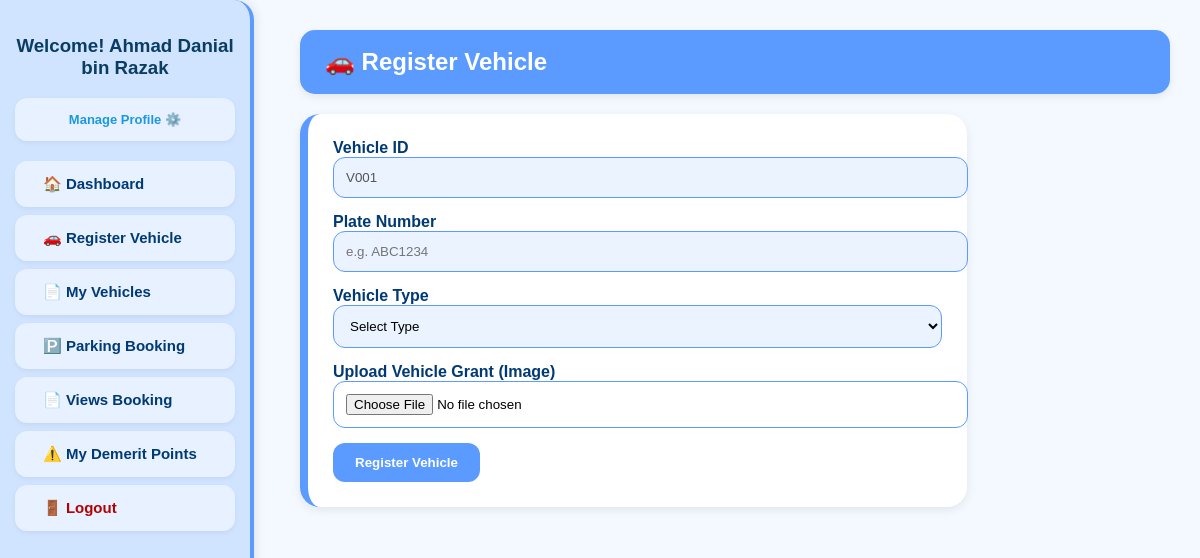
Before: /Module1/student_vehicle_registration.php (signed in) with the older database file.
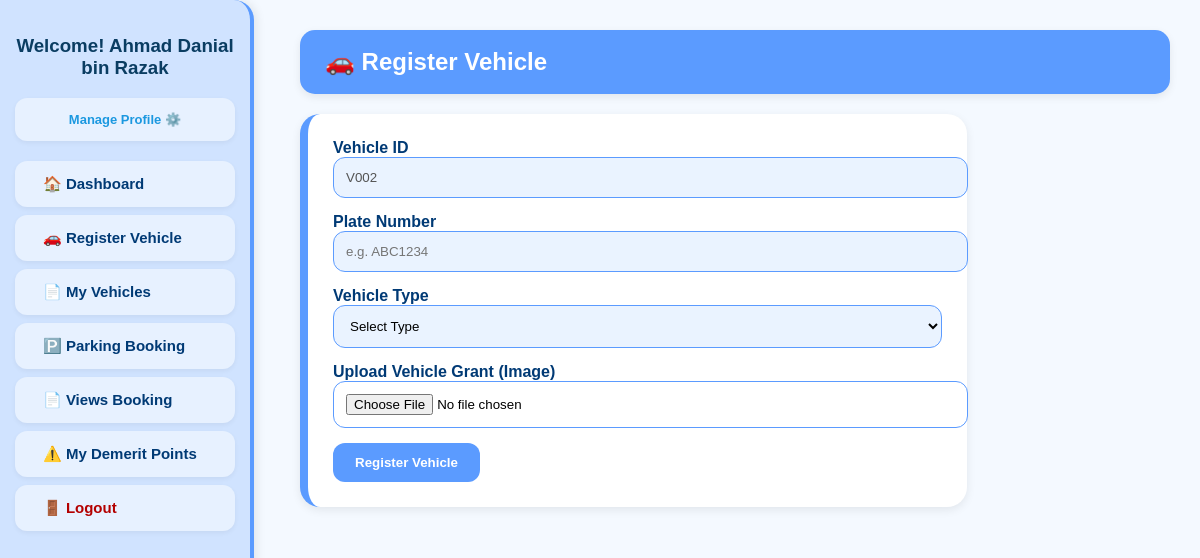
After: the same page with the newer database file.
### tables this page shows
CREATE TABLE `vehicle` (
  `VehicleID` varchar(10) NOT NULL,
  `PlateNumber` varchar(15) NOT NULL,
  `VehicleType` varchar(15) DEFAULT NULL,
  `VehicleGrant` varchar(100) DEFAULT NULL,
  `ApprovalStatus` varchar(15) DEFAULT 'Pending',
  `UserID` varchar(10) DEFAULT NULL,
  `ApprovedBy` varchar(10) DEFAULT NULL
);

### Module1/student_vehicle_registration.php (the view, shortened to what this page needs)
<?php
require_once '../config.php';
$getLast = mysqli_fetch_assoc(mysqli_query($conn, "
    SELECT VehicleID FROM Vehicle ORDER BY VehicleID DESC LIMIT 1
"));
if ($getLast) {
    $num = intval(substr($getLast['VehicleID'], 1)) + 1;
    $newVehicleID = "V" . str_pad($num, 3, "0", STR_PAD_LEFT);
} else {
    $newVehicleID = "V001";
}
?>
<!DOCTYPE html>
<html>
<head>
    <link rel="stylesheet" href="../templates/student_style.css">
</head>
<body>
    <?php include '../templates/student_sidebar.php'; ?>
    <div class="main-content">
        <div class="header">🚗 Register Vehicle</div>
        <div class="form-box">
            <form method="POST" enctype="multipart/form-data">
                <label>Vehicle ID</label>
                <input type="text" value="<?= $newVehicleID ?>" disabled>
                <label>Plate Number</label>
                <input type="text" name="plate" placeholder="e.g. ABC1234" required>
                <label>Vehicle Type</label>
                <select name="type" required>
                    <option value="">Select Type</option>
                </select>
                <label>Upload Vehicle Grant (Image)</label>
                <input type="file" name="grant" accept="image/*" required>
                <button type="submit">Register Vehicle</button>
            </form>
        </div>
    </div>
</body>
</html>

Changed rows visible on the page:
added vehicle: VehicleID "V002"
Other visible differences:
form field value: "V001" → (not shown)
